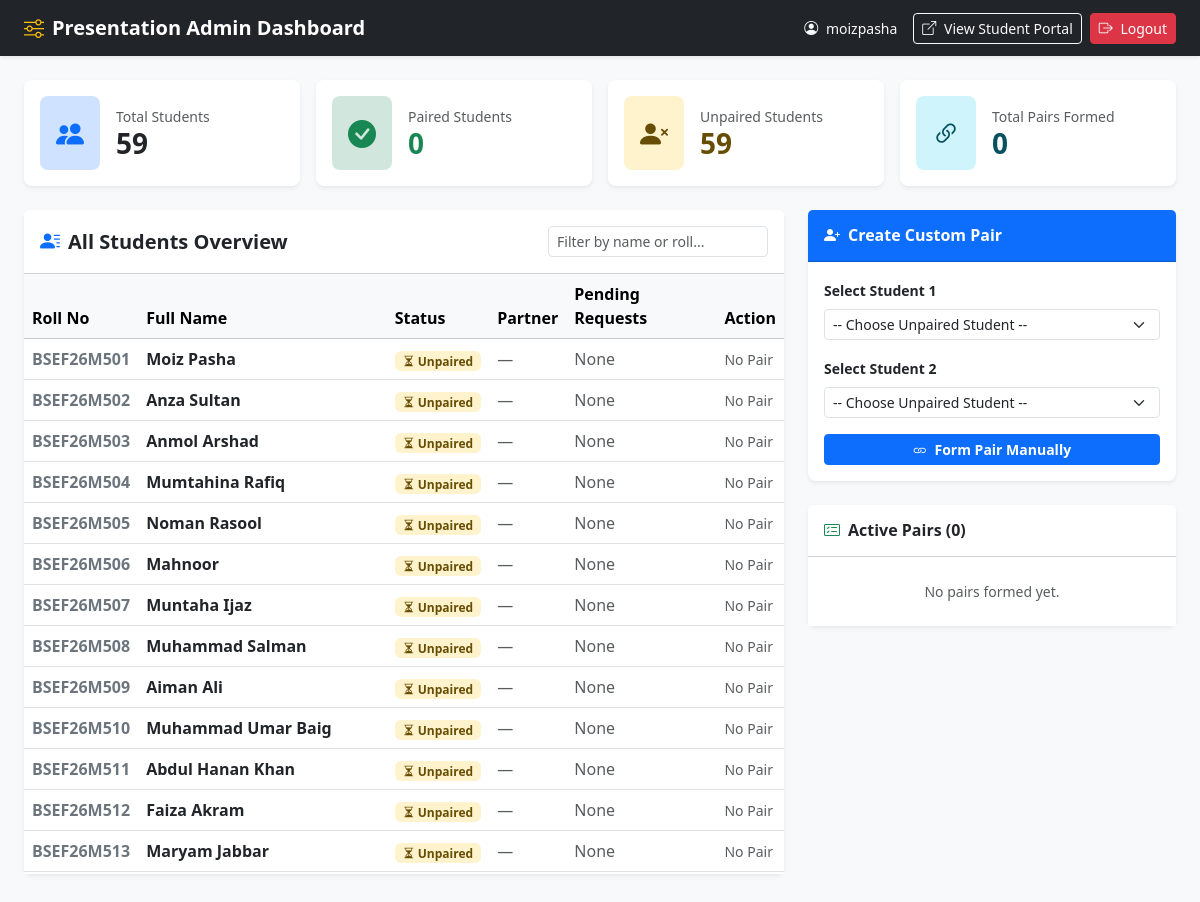
The app's page /pairs/portal-admin/dashboard/ (signed in) with its own data.
### pairs/models.py (models this page shows, shortened)
class Member(models.Model):
    full_name = models.CharField(max_length=150)
    phone = models.CharField(max_length=20)
    email_id = models.EmailField(unique=True)
    roll_no = models.CharField(max_length=50, unique=True)

### pairs/views.py (the view)
# urls.py: path('portal-admin/dashboard/', views.admin_dashboard_view, name='custom_admin_dashboard'),
@custom_admin_required
def admin_dashboard_view(request):
    members = Member.objects.all().order_by('roll_no')
    pairs = Pair.objects.select_related('member_1', 'member_2').all().order_by('-date')
    pair_map = {}
    for p in pairs:
        pair_map[p.member_1_id] = {'partner': p.member_2, 'pair_id': p.id}
        pair_map[p.member_2_id] = {'partner': p.member_1, 'pair_id': p.id}
    pending_sent_counts = {}
    for req in Request.objects.filter(status='PENDING').values('sent_by_id'):
        pending_sent_counts[req['sent_by_id']] = pending_sent_counts.get(req['sent_by_id'], 0) + 1
    student_records = []
    unpaired_members = []
    for m in members:
        pair_info = pair_map.get(m.id)
        is_paired = pair_info is not None
        partner = pair_info['partner'] if is_paired else None
        pair_id = pair_info['pair_id'] if is_paired else None
        student_records.append({
            'member': m,
            'is_paired': is_paired,
            'partner': partner,
            'pair_id': pair_id,
            'pending_sent_count': pending_sent_counts.get(m.id, 0),
        })
        if not is_paired:
            unpaired_members.append(m)
    total_students = members.count()
    total_paired = len(pair_map)
    total_unpaired = total_students - total_paired
    context = {
        'student_records': student_records,
        'unpaired_members': unpaired_members,
        'pairs': pairs,
        'total_students': total_students,
        'total_paired': total_paired,
        'total_unpaired': total_unpaired,
        'total_pairs': pairs.count(),
    }
    return render(request, 'pairs/admin_dashboard.html', context)

### pairs/views.py (called while the page is built)
def custom_admin_required(view_func):
    @wraps(view_func)
    def wrapper(request, *args, **kwargs):
        if not request.user.is_authenticated or not request.user.is_staff:
            messages.error(request, "Staff login required to access the admin portal.")
            return redirect('custom_admin_login')
        return view_func(request, *args, **kwargs)
    return wrapper

### pairs/templates/pairs/admin_dashboard.html (shortened to what this page needs)
<!DOCTYPE html>
<html lang="en">
<head>
    <link href="https://cdn.jsdelivr.net/npm/bootstrap@5.3.3/dist/css/bootstrap.min.css" rel="stylesheet">
    <link href="https://cdn.jsdelivr.net/npm/bootstrap-icons@1.11.3/font/bootstrap-icons.css" rel="stylesheet">
</head>
<body class="bg-light">
    <nav class="navbar navbar-expand-lg navbar-dark bg-dark shadow-sm">
        <div class="container-fluid px-4">
            <span class="navbar-brand fw-bold">
                <i class="bi bi-sliders me-2 text-warning"></i>Presentation Admin Dashboard
            </span>
            <div class="ms-auto d-flex align-items-center">
                <span class="text-light small me-3"><i class="bi bi-person-circle me-1"></i> {{ request.user.username }}</span>
                <a href="{% url 'home' %}" class="btn btn-sm btn-outline-light me-2" target="_blank">
                    <i class="bi bi-box-arrow-up-right me-1"></i> View Student Portal
                </a>
                <a href="{% url 'custom_admin_logout' %}" class="btn btn-sm btn-danger">
                    <i class="bi bi-box-arrow-right me-1"></i> Logout
                </a>
            </div>
        </div>
    </nav>
    <div class="container-fluid px-4 my-4">
        <div class="row g-3 mb-4">
            <div class="col-sm-6 col-xl-3">
                <div class="card border-0 shadow-sm rounded-3">
                    <div class="card-body d-flex align-items-center">
                        <div class="bg-primary-subtle text-primary p-3 rounded-3 me-3 fs-3"><i class="bi bi-people-fill"></i></div>
                        <div>
                            <div class="text-muted small">Total Students</div>
                            <h3 class="fw-bold mb-0">{{ total_students }}</h3>
                        </div>
                    </div>
                </div>
            </div>
            <div class="col-sm-6 col-xl-3">
                <div class="card border-0 shadow-sm rounded-3">
                    <div class="card-body d-flex align-items-center">
                        <div class="bg-success-subtle text-success p-3 rounded-3 me-3 fs-3"><i class="bi bi-check-circle-fill"></i></div>
                        <div>
                            <div class="text-muted small">Paired Students</div>
                            <h3 class="fw-bold mb-0 text-success">{{ total_paired }}</h3>
                        </div>
                    </div>
                </div>
            </div>
            <div class="col-sm-6 col-xl-3">
                <div class="card border-0 shadow-sm rounded-3">
                    <div class="card-body d-flex align-items-center">
                        <div class="bg-warning-subtle text-warning-emphasis p-3 rounded-3 me-3 fs-3"><i class="bi bi-person-x-fill"></i></div>
                        <div>
                            <div class="text-muted small">Unpaired Students</div>
                            <h3 class="fw-bold mb-0 text-warning-emphasis">{{ total_unpaired }}</h3>
                        </div>
                    </div>
                </div>
            </div>
            <div class="col-sm-6 col-xl-3">
                <div class="card border-0 shadow-sm rounded-3">
                    <div class="card-body d-flex align-items-center">
                        <div class="bg-info-subtle text-info-emphasis p-3 rounded-3 me-3 fs-3"><i class="bi bi-link-45deg"></i></div>
                        <div>
                            <div class="text-muted small">Total Pairs Formed</div>
                            <h3 class="fw-bold mb-0 text-info-emphasis">{{ total_pairs }}</h3>
                        </div>
                    </div>
                </div>
            </div>
        </div>
        <div class="row g-4">
            <div class="col-lg-8">
                <div class="card border-0 shadow-sm rounded-3">
                    <div class="card-header bg-white py-3 d-flex flex-column flex-sm-row justify-content-between align-items-sm-center gap-2">
                        <h5 class="fw-bold mb-0"><i class="bi bi-person-lines-fill me-2 text-primary"></i>All Students Overview</h5>
                        <input type="text" id="adminSearchInput" class="form-control form-control-sm w-auto" placeholder="Filter by name or roll...">
                    </div>
                    <div class="card-body p-0">
                        <div class="table-responsive" style="max-height: 600px; overflow-y: auto;">
                            <table class="table table-hover align-middle mb-0" id="adminStudentTable">
                                <thead class="table-light sticky-top">
                                    <tr>
                                        <th>Roll No</th>
                                        <th>Full Name</th>
                                        <th>Status</th>
                                        <th>Partner</th>
                                        <th>Pending Requests</th>
                                        <th>Action</th>
                                    </tr>
                                </thead>
                                <tbody>
                                    {% for row in student_records %}
                                    <tr class="student-row" data-search="{{ row.member.roll_no|lower }} {{ row.member.full_name|lower }}">
                                        <td class="fw-semibold text-secondary">{{ row.member.roll_no }}</td>
                                        <td class="fw-bold text-dark">{{ row.member.full_name }}</td>
                                        <td>
                                            {% if row.is_paired %}
                                                <span class="badge bg-success-subtle text-success px-2 py-1"><i class="bi bi-link-45deg"></i> Paired</span>
                                            {% else %}
                                                <span class="badge bg-warning-subtle text-warning-emphasis px-2 py-1"><i class="bi bi-hourglass-split"></i> Unpaired</span>
                                            {% endif %}
                                        </td>
                                        <td>
                                            {% if row.is_paired %}
                                                <span class="fw-semibold">{{ row.partner.full_name }}</span>
                                                <small class="text-muted d-block">({{ row.partner.roll_no }})</small>
                                            {% else %}
                                                <span class="text-muted">—</span>
                                            {% endif %}
                                        </td>
                                        <td>
                                            {% if row.pending_sent_count > 0 %}
                                                <span class="badge bg-info-subtle text-info-emphasis">{{ row.pending_sent_count }} sent </span>
                                            {% else %}
                                                <span class="text-muted">None</span>
                                            {% endif %}
                                        </td>
                                        <td>
                                            {% if row.is_paired %}
                                                <form method="POST" action="{% url 'admin_delete_pair' row.pair_id %}" onsubmit="return confirm('Dissolve this pair?');">
                                                    {% csrf_token %}
                                                    <button type="submit" class="btn btn-sm btn-outline-danger">
                                                        <i class="bi bi-trash"></i> Remove Pair
                                                    </button>
                                                </form>
                                            {% else %}
                                                <span class="text-muted small">No Pair</span>
                                            {% endif %}
                                        </td>
                                    </tr>
                                    {% endfor %}
                                </tbody>
                            </table>
                        </div>
                    </div>
                </div>
            </div>
            <div class="col-lg-4">
                <div class="card border-0 shadow-sm rounded-3 mb-4">
                    <div class="card-header bg-primary text-white py-3">
                        <h6 class="fw-bold mb-0"><i class="bi bi-person-plus-fill me-2"></i>Create Custom Pair</h6>
                    </div>
                    <div class="card-body">
                        <form method="POST" action="{% url 'admin_create_pair' %}">
                            <div class="mb-3">
                                <label class="form-label small fw-semibold">Select Student 1</label>
                                <select name="member_1" class="form-select form-select-sm" required>
                                    <option value="" disabled selected>-- Choose Unpaired Student --</option>
                                </select>
                            </div>
                            <div class="mb-3">
                                <label class="form-label small fw-semibold">Select Student 2</label>
                                <select name="member_2" class="form-select form-select-sm" required>
                                    <option value="" disabled selected>-- Choose Unpaired Student --</option>
                                </select>
                            </div>
                            <button type="submit" class="btn btn-primary btn-sm w-100 fw-semibold" {% if unpaired_members|length < 2 %}disabled{% endif %}>
                                <i class="bi bi-link me-1"></i> Form Pair Manually
                            </button>
                        </form>
                    </div>
                </div>
                <div class="card border-0 shadow-sm rounded-3">
                    <div class="card-header bg-white py-3">
                        <h6 class="fw-bold mb-0"><i class="bi bi-card-checklist me-2 text-success"></i>Active Pairs ({{ pairs|length }})</h6>
                    </div>
                    <div class="card-body p-0">
                        <ul class="list-group list-group-flush" style="max-height: 400px; overflow-y: auto;">
                            {% for p in pairs %}
                            <li class="list-group-item d-flex justify-content-between align-items-center">
                                <div>
                                    <div class="fw-semibold text-dark">{{ p.member_1.full_name }} & {{ p.member_2.full_name }}</div>
                                    <small class="text-muted">{{ p.member_1.roll_no }} | {{ p.member_2.roll_no }}</small>
                                </div>
                                <form method="POST" action="{% url 'admin_delete_pair' p.id %}" onsubmit="return confirm('Delete this pair?');">
                                    {% csrf_token %}
                                    <button type="submit" class="btn btn-sm btn-light text-danger border" title="Dissolve Pair">
                                        <i class="bi bi-x-lg"></i>
                                    </button>
                                </form>
                            </li>
                            {% empty %}
                            <li class="list-group-item text-center py-4 text-muted small">No pairs formed yet.</li>
                            {% endfor %}
                        </ul>
                    </div>
                </div>
            </div>
        </div>
    </div>
</body>
</html>

### records on screen
Member: member.roll_no "BSEF26M501", member.full_name "Moiz Pasha", shows "Unpaired", shows "None", shows "No Pair"
Member: member.roll_no "BSEF26M502", member.full_name "Anza Sultan", shows "Unpaired", shows "None", shows "No Pair"
Member: member.roll_no "BSEF26M503", member.full_name "Anmol Arshad", shows "Unpaired", shows "None", shows "No Pair"
Member: member.roll_no "BSEF26M504", member.full_name "Mumtahina Rafiq", shows "Unpaired", shows "None", shows "No Pair"
Member: member.roll_no "BSEF26M505", member.full_name "Noman Rasool", shows "Unpaired", shows "None", shows "No Pair"
Member: member.roll_no "BSEF26M506", member.full_name "Mahnoor", shows "Unpaired", shows "None", shows "No Pair"
Member: member.roll_no "BSEF26M507", member.full_name "Muntaha Ijaz", shows "Unpaired", shows "None", shows "No Pair"
Member: member.roll_no "BSEF26M508", member.full_name "Muhammad Salman", shows "Unpaired", shows "None", shows "No Pair"
Member: member.roll_no "BSEF26M509", member.full_name "Aiman Ali", shows "Unpaired", shows "None", shows "No Pair"
Member: member.roll_no "BSEF26M510", member.full_name "Muhammad Umar Baig", shows "Unpaired", shows "None", shows "No Pair"
Member: member.roll_no "BSEF26M511", member.full_name "Abdul Hanan Khan", shows "Unpaired", shows "None", shows "No Pair"
Member: member.roll_no "BSEF26M512", member.full_name "Faiza Akram", shows "Unpaired", shows "None", shows "No Pair"
Member: member.roll_no "BSEF26M513", member.full_name "Maryam Jabbar", shows "Unpaired", shows "None", shows "No Pair"

### other values on screen
{{ request.user.username }} "moizpasha"
{{ total_students }} "59"
{{ total_paired }} "0"
{{ total_unpaired }} "59"
{{ total_pairs }} "0"
{{ pairs|length }} "0"
